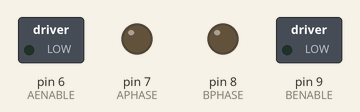
The sketch below on a simulated Arduino Uno, built with avr-gcc and run on an emulated ATmega328P. On the bench: switched loads named in the sketch (green lamp = pin HIGH), output pins drawn as LEDs (lit = HIGH).

Above: at 0.15 s.
At 11.37 s:
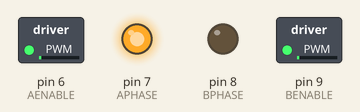
At 19.39 s:
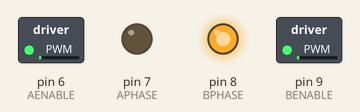
At 38.8 s:
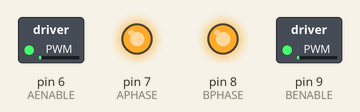
Timing chart, 0 to 40.0 s (numbered marks = the images above):
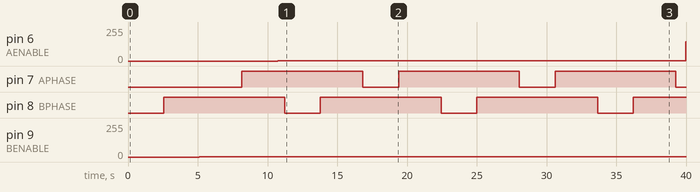

Measured:
- by itself, pin 6 (AENABLE): 0/255 → 1/255 at 10.7 s, → 143/255 29.3 s later
- by itself, pin 7 (APHASE), pin 8 (BPHASE): alternates HIGH for 8.7 s and LOW for 2.6 s
- by itself, pin 9 (BENABLE): 0/255 → 1/255 at 5.1 s

The sketch:

Aansturing_H-brug.ino
```cpp
int BENABLE = 9;
int BPHASE =  8;
int AENABLE = 6;
int APHASE = 7;
int MODE = 4;
//int POTB = A0;
//int POTA= A1;
//int valA = 0;
//int valB = 0;
//int Richting = 1;
void setup()
{
  pinMode(BENABLE, OUTPUT);
  pinMode (BPHASE, OUTPUT);

  pinMode(AENABLE, OUTPUT);
  pinMode (APHASE, OUTPUT);

}

void loop()
{
  digitalWrite(MODE, HIGH);

  //Motor 1 vooruit, traag-snel-traag
  digitalWrite(BPHASE,0);
  for(int i = 0; i<255; i++)
  {
    analogWrite(BENABLE,i);
    delay(5);
  }

  for(int i = 255; i>0; i--)
  {
    analogWrite(BENABLE,i);
    delay(5);
  }

//Motor 1 achteruit, traag-snel-traag
  digitalWrite(BPHASE,1);
  for(int i = 0; i<255; i++)
  {
    analogWrite(BENABLE,i);
    delay(5);
  }

  for(int i = 255; i>0; i--)
  {
    analogWrite(BENABLE,i);
    delay(5);
  }

 delay(500);

//Motor 2 vooruit, traag-snel-traag
  digitalWrite(APHASE,0);
  for(int i = 0; i<255; i++)
  {
    analogWrite(AENABLE,i);
    delay(5);
  }

  for(int i = 255; i>0; i--)
  {
    analogWrite(AENABLE,i);
    delay(5);
  }

//Motor 2 achteruit, traag-snel-traag
  digitalWrite(APHASE,1);
  for(int i = 0; i<255; i++)
  {
    analogWrite(AENABLE,i);
    delay(5);
  }
   for(int i = 255; i>0; i--)
  {
    analogWrite(AENABLE,i);
    delay(5);
  }
  delay(500);
}
```
